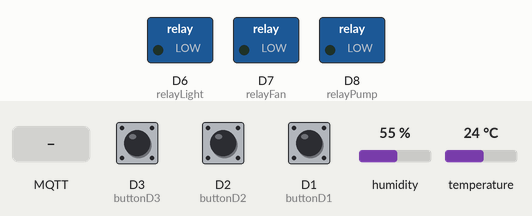
Bench run of a sketch on a simulated ESP8266 (NodeMCU). Parts: switched loads named in the sketch (green lamp = pin HIGH). The inputs (shaded band) are chosen by the test bench; at power-on: D3 (buttonD3) HIGH, D2 (buttonD2) HIGH, D1 (buttonD1) HIGH, humidity 55 %, temperature 24 °C. WiFi joins after 1.5 s; servers stay silent unless stated; random numbers use the default seed unless the sketch sets one; no MQTT or app messages arrive unless stated; what the sketch prints to the serial monitor is not drawn.

Above: at 2.7 s.
2.8 s: D3 (buttonD3) pulled LOW for 0.15 s
At 4.0 s:
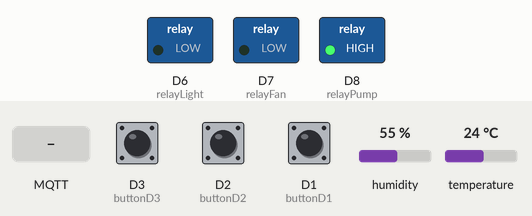
4.4 s: D2 (buttonD2) pulled LOW for 0.15 s
At 4.9 s:
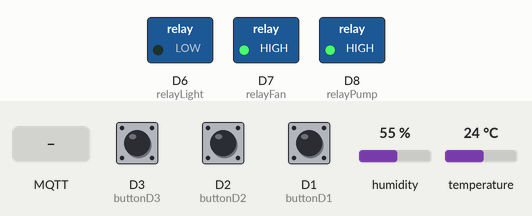
6.0 s: MQTT message "1" arrives on the first subscribed topic
At 6.9 s:
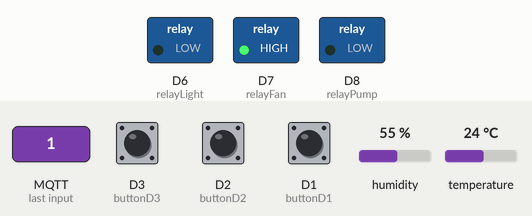
7.5 s: D1 (buttonD1) pulled LOW for 0.15 s
At 8.2 s:
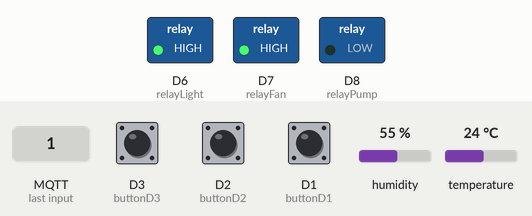
9.1 s: MQTT message "1" arrives on the second subscribed topic
At 10.2 s:
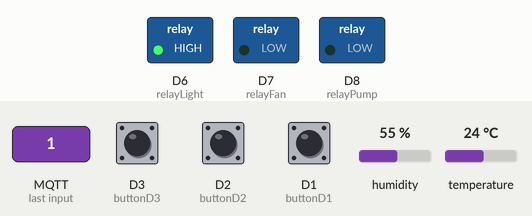
10.6 s: D3 (buttonD3) pulled LOW for 1 s
At 11.2 s:
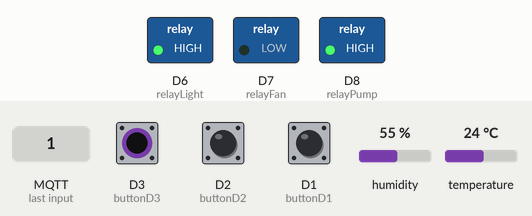
Timing chart, 0 to 13.6 s (numbered marks = the images above; inputs shaded):
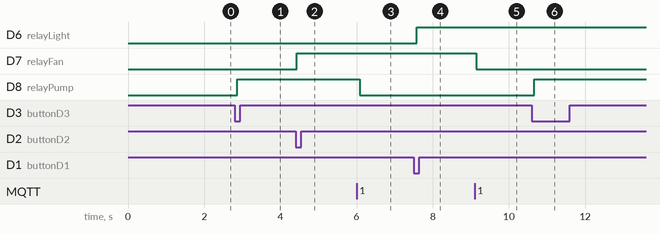

The sketch:

mai_test.ino
```cpp
#include <ESP8266WiFi.h>
#include <PubSubClient.h>
#include <DHT.h>
#include <ArduinoJson.h>

WiFiClient espClient;
PubSubClient client(espClient);

#define DHTPIN D4
#define DHTTYPE DHT11
DHT dht(DHTPIN, DHTTYPE);

const char* ssid = "desktop";
const char* password = "12345789";

const int relayLight = D6;
const int relayFan = D7;
const int relayPump = D8;

const int buttonD1 = D1;
const int buttonD2 = D2;
const int buttonD3 = D3;

const char* mqtt_server = "54.255.244.186";
const int mqtt_port = 1883;

const char* deviceId = "esp"; // Thêm biến deviceId

bool fanState = false;
bool lightState = false;
bool pumpState = false;

void setupMQTT();
void setup_wifi();
void reconnect();
void callback(char* topic, byte* payload, unsigned int length);
void publishControlMessage(const char* topic, const char* message, bool isFromAutomation);

void setup() {
  Serial.begin(115200);
  setup_wifi();
  setupMQTT();
  dht.begin();

  pinMode(relayFan, OUTPUT);
  pinMode(relayLight, OUTPUT);
  pinMode(relayPump, OUTPUT);

  pinMode(buttonD1, INPUT_PULLUP);
  pinMode(buttonD2, INPUT_PULLUP);
  pinMode(buttonD3, INPUT_PULLUP);

  digitalWrite(relayFan, LOW);
  digitalWrite(relayLight, LOW);
  digitalWrite(relayPump, LOW);
  publishControlMessage((String(deviceId) + "/pump").c_str(), "off", false);
  publishControlMessage((String(deviceId) + "/light").c_str(), "off", false);
  publishControlMessage((String(deviceId) + "/fan").c_str(), "off", false);
}

void loop() {
  if (WiFi.status() == WL_CONNECTED) {
    if (!client.connected()) {
      reconnect();
    }
    client.loop();
  }

  static bool lastButtonStateD3 = HIGH;
  static bool lastButtonStateD2 = HIGH;
  static bool lastButtonStateD1 = HIGH;

  bool currentButtonStateD3 = digitalRead(buttonD3);
  bool currentButtonStateD2 = digitalRead(buttonD2);
  bool currentButtonStateD1 = digitalRead(buttonD1);

  if (lastButtonStateD3 == HIGH && currentButtonStateD3 == LOW) {
    pumpState = !pumpState;
    digitalWrite(relayPump, pumpState ? HIGH : LOW);
    if (WiFi.status() == WL_CONNECTED) {
      publishControlMessage((String(deviceId) + "/pump").c_str(), pumpState ? "on" : "off", false);
    }
    delay(50);
  }
  lastButtonStateD3 = currentButtonStateD3;

  if (lastButtonStateD2 == HIGH && currentButtonStateD2 == LOW) {
    fanState = !fanState;
    digitalWrite(relayFan, fanState ? HIGH : LOW);
    if (WiFi.status() == WL_CONNECTED) {
      publishControlMessage((String(deviceId) + "/fan").c_str(), fanState ? "on" : "off", false);
    }
    delay(50);
  }
  lastButtonStateD2 = currentButtonStateD2;

  if (lastButtonStateD1 == HIGH && currentButtonStateD1 == LOW) {
    lightState = !lightState;
    digitalWrite(relayLight, lightState ? HIGH : LOW);
    if (WiFi.status() == WL_CONNECTED) {
      publishControlMessage((String(deviceId) + "/light").c_str(), lightState ? "on" : "off", false);
    }
    delay(50);
  }
  lastButtonStateD1 = currentButtonStateD1;

  static long previous_time = 0;
  long now = millis();

  if (now - previous_time > 10000) { // Thay đổi từ 1000 thành 10000 để gửi dữ liệu mỗi 10 giây
    float temperature = dht.readTemperature();
    char tempString[8];
    dtostrf(temperature, 1, 2, tempString);
    if (WiFi.status() == WL_CONNECTED) {
      client.publish((String(deviceId) + "/temp").c_str(), tempString);
    }

    float humidity = dht.readHumidity();
    char humString[8];
    dtostrf(humidity, 1, 2, humString);
    if (WiFi.status() == WL_CONNECTED) {
      client.publish((String(deviceId) + "/hum").c_str(), humString);
    }

    previous_time = now;
  }

  delay(100);
}

void setup_wifi() {
  delay(10);
  Serial.println();
  Serial.print("Đang kết nối tới ");
  Serial.println(ssid);
  WiFi.begin(ssid, password);

  int attempts = 0;
  while (WiFi.status() != WL_CONNECTED) {
    delay(500);
    Serial.print(".");
    attempts++;
    if (attempts > 20) {
      Serial.println("Kết nối thất bại. Kiểm tra Tên và Mật khẩu mạng.");
      return;
    }
  }

  Serial.println("");
  Serial.println("Kết nối Wi-Fi thành công");
  Serial.println("Địa chỉ IP: ");
  Serial.println(WiFi.localIP());
}

void reconnect() {
  while (!client.connected()) {
    Serial.println("Attempting MQTT connection...");
    String clientId = "ESPClient-";
    clientId += String(random(0xffff), HEX);

    if (client.connect(clientId.c_str())) {
      Serial.println("Connected");
      client.subscribe((String(deviceId) + "/pump").c_str());
      client.subscribe((String(deviceId) + "/fan").c_str());
      client.subscribe((String(deviceId) + "/light").c_str());
    } else {
      Serial.print("Failed, rc=");
      Serial.print(client.state());
      Serial.println(" Retrying in 5 seconds...");
      delay(5000);
    }
  }
}

void callback(char* topic, byte* payload, unsigned int length) {
  Serial.print("Message arrived [");
  Serial.print(topic);
  Serial.print("] ");
  payload[length] = '\0';
  Serial.println((char*)payload);

  StaticJsonDocument<200> doc;
  DeserializationError error = deserializeJson(doc, payload);

  if (error) {
    Serial.print("deserializeJson() failed: ");
    Serial.println(error.f_str());
    return;
  }

  const char* message = doc["message"];
  bool isFromAutomation = doc["isFromAutomation"];

  if (strcmp(topic, (String(deviceId) + "/pump").c_str()) == 0) {
    pumpState = strcmp(message, "on") == 0;
    digitalWrite(relayPump, pumpState ? HIGH : LOW);
  } else if (strcmp(topic, (String(deviceId) + "/fan").c_str()) == 0) {
    fanState = strcmp(message, "on") == 0;
    digitalWrite(relayFan, fanState ? HIGH : LOW);
  } else if (strcmp(topic, (String(deviceId) + "/light").c_str()) == 0) {
    lightState = strcmp(message, "on") == 0;
    digitalWrite(relayLight, lightState ? HIGH : LOW);
  }
}

void setupMQTT() {
  client.setServer(mqtt_server, mqtt_port);
  client.setCallback(callback);
}

void publishControlMessage(const char* topic, const char* message, bool isFromAutomation) {
  StaticJsonDocument<200> doc;
  doc["message"] = message;
  doc["isFromAutomation"] = isFromAutomation;

  char payload[256];
  serializeJson(doc, payload);

  client.publish(topic, payload, true);
}
```

Measured:
- after the input at 2.8 s, D8 (relayPump): LOW → HIGH after 0.07 s
- after the input at 4.4 s, D7 (relayFan): LOW → HIGH at once
- after the input at 6.0 s, D8 (relayPump): HIGH → LOW after 0.08 s
- after the input at 7.5 s, D6 (relayLight): LOW → HIGH after 0.09 s
- after the input at 9.1 s, D7 (relayFan): HIGH → LOW at once
- after the input at 10.6 s, D8 (relayPump): LOW → HIGH after 0.07 s
